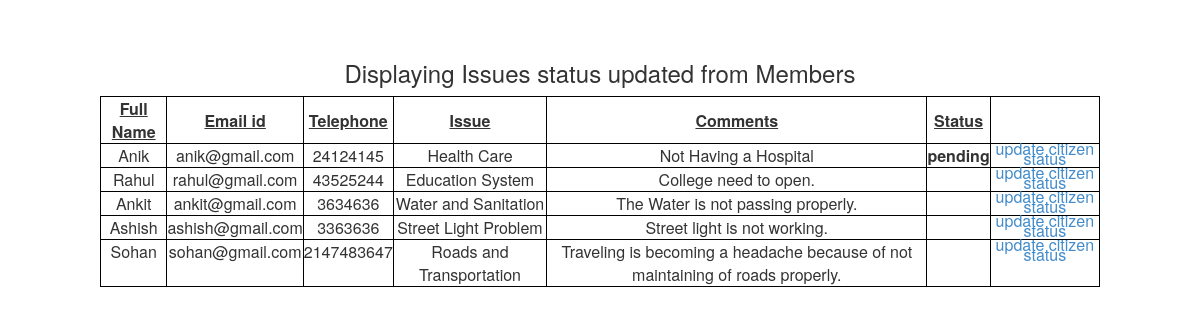
Page /issuestatusadmin.php on the committed database.
### tables this page shows
CREATE TABLE IF NOT EXISTS `dummy` (
  `dissueno` int(10) NOT NULL AUTO_INCREMENT,
  `fullname` varchar(100) DEFAULT NULL,
  `emailid` varchar(100) NOT NULL,
  `telephoneno` int(10) DEFAULT NULL,
  `issue` varchar(100) DEFAULT NULL,
  `comments` varchar(100) DEFAULT NULL,
  `progress` varchar(20) DEFAULT NULL,
  PRIMARY KEY (`dissueno`,`emailid`)
);

### issuestatusadmin.php (the view, shortened to what this page needs)
<?php
	$selectquery = mysql_query("select * from dummy");
	echo "<body bgcolor = '#B2B8FF'>";
	echo "<br/><br/>";
	echo "<center><h3>Displaying Issues status updated from Members</h3></center>";
	echo "<table bgcolor='#B2B8FF' width='1000' cellspacing='5' cellpadding='10' border='0' height='80' align='center'>";
	echo "<th><center><u> Full Name </u></th><th><center> <u>Email id </u></th> <th><center><u>Telephone </u></th> <th><center><u> Issue </u></th> <th><center> <u>Comments </u></th><th><center> <u>Status </u></th>";
	while($row = mysql_fetch_array($selectquery))
	{
		$comments = $row['comments'];
		echo "<tr>";
		echo "<td align='center'>".$row['fullname']."</td>";
		echo "<td align='center'>".$row['emailid']."</td>";
		echo "<td align='center'>".$row['telephoneno']."</td>";
		echo "<td align='center'>".$row['issue']."</td>";
		echo "<td align='center'>".$row['comments']."</td>";
		echo "<td align='center'><b>".$row['progress']."</b></td>";
		echo "<td align='center'><a href='displayissuestatustocitizen.php?comments=$comments'> update citizen status </td>";
	}
?>
<html>
<head>
<link rel="stylesheet" type="text/css" href="bootstrap/css/bootstrap.css" media="screen" />
</head>
<body>
</body></html>

### issuestatusadmin.php (style rules this page uses)
td { height:10px;vertical-align:top; }
table { border-collapse:collapse; }
table, th, td { border: 1px solid black; }
a { text-decoration:none; line-height:10px; }

### rows in the picture
dummy: fullname "Anik", emailid "anik@gmail.com", telephoneno "24124145", issue "Health Care", comments "Not Having a Hospital", progress "pending"
dummy: fullname "Rahul", emailid "rahul@gmail.com", telephoneno "43525244", issue "Education System", comments "College need to open."
dummy: fullname "Ankit", emailid "ankit@gmail.com", telephoneno "3634636", issue "Water and Sanitation", comments "The Water is not passing properly."
dummy: fullname "Ashish", emailid "ashish@gmail.com", telephoneno "3363636", issue "Street Light Problem", comments "Street light is not working."
dummy: fullname "Sohan", emailid "sohan@gmail.com", telephoneno "2147483647", issue "Roads and Transportation", comments "Traveling is becoming a headache because of not maintaining of roads properly."
